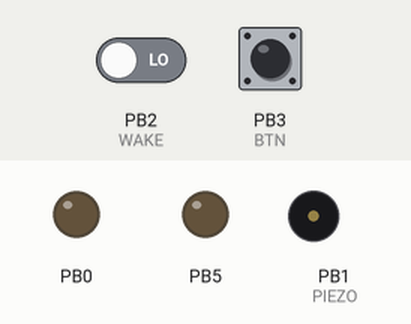
Recording of a sketch running on a simulated ATtiny85, built with avr-gcc and run on an emulated ATtiny85. On the bench: output pins drawn as LEDs (lit = HIGH), buzzer (waves = sounding). The inputs (shaded band) are chosen by the test bench; at power-on: PB2 (WAKE) LOW, PB3 (BTN) HIGH. Sleep ends after the set time or at an interrupt; pins used as bus, display or sensor lines are not drawn.

Above: at 1.7 s.
1.8 s: PB2 (WAKE) driven HIGH
At 4.6 s:
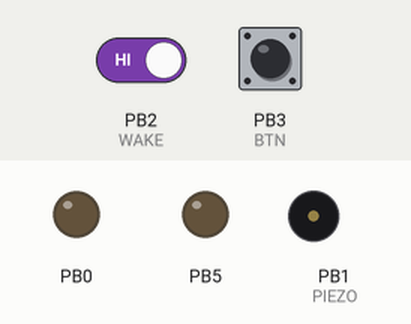
4.8 s: PB3 (BTN) pulled LOW for 3.2 s
Timing chart, 0 to 15.6 s (numbered marks = the images above; inputs shaded):
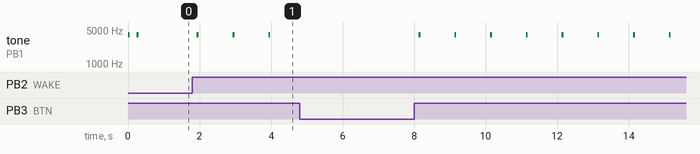

The sketch:

TonePwm.ino
```cpp
#include <avr/wdt.h>
#include <avr/sleep.h>

#define SCALER (8000000L / F_CPU)
const int PIEZO = 1;
const int WAKE = 2;
const int BTN = 3;
const int RX = 4;

volatile bool signalArrived = false;

ISR(PCINT0_vect)
{
  // HIGH == connected to Vcc
  if (digitalRead(WAKE) == HIGH)
  {
    signalArrived = true;
  }

  // LOW == connected to GND
  if (digitalRead(BTN) == LOW)
  {
    signalArrived = false;
  }
}

ISR(WDT_vect)
{
}

void enterSleep(const uint8_t duration)
{
  set_sleep_mode(SLEEP_MODE_PWR_DOWN); // sleep mode is set here

  sleep_enable(); // enables the sleep bit in the mcucr register
                  // so sleep is possible. just a safety pin

  wdt_enable(duration);
  // wdt tiggers interrupt on time out
  WDTCR |= (1 << WDIE);

  sleep_mode(); // here the device is actually put to sleep!!
                // THE PROGRAM CONTINUES FROM HERE AFTER WAKING UP

  sleep_disable(); // first thing after waking from sleep:
                   // disable sleep...
  wdt_disable();
}

void setup()
{
  wdt_disable();

  // to save power
  pinMode(0, OUTPUT);
  pinMode(5, OUTPUT);
  digitalWrite(0, LOW);
  digitalWrite(5, LOW);

  pinMode(PIEZO, OUTPUT);

  pinMode(WAKE, INPUT);
  pinMode(BTN, INPUT_PULLUP);

  pinMode(RX, OUTPUT);
  // RX disabled
  digitalWrite(RX, LOW);

  ADCSRA &= ~(1 << ADEN); // disable ADC
  GIMSK = 0b00100000;
  PCMSK = 0b00001100;

  sei();

  // 4 kHz for 50 ms
  tone(PIEZO, 4000 / SCALER, 50 * SCALER);
  delay(250 * SCALER);
  tone(PIEZO, 4000 / SCALER, 50 * SCALER);
  delay(250 * SCALER);

  digitalWrite(PIEZO, LOW);
}

void loop()
{
  // RX enabled
  digitalWrite(RX, HIGH);
  enterSleep(WDTO_120MS);
  // RX disabled
  digitalWrite(RX, LOW);

  while (signalArrived)
  {
    tone(PIEZO, 4000 / SCALER, 50 * SCALER);
    digitalWrite(PIEZO, LOW);
    delay(1000 * SCALER);
  }

  enterSleep(WDTO_1S);
}
```

Measured:
- after the input at 1.8 s, tone on PB1 (PIEZO): alternates 4000 Hz for 0.05 s and silent for 0.95 s, starting after 0.13 s
